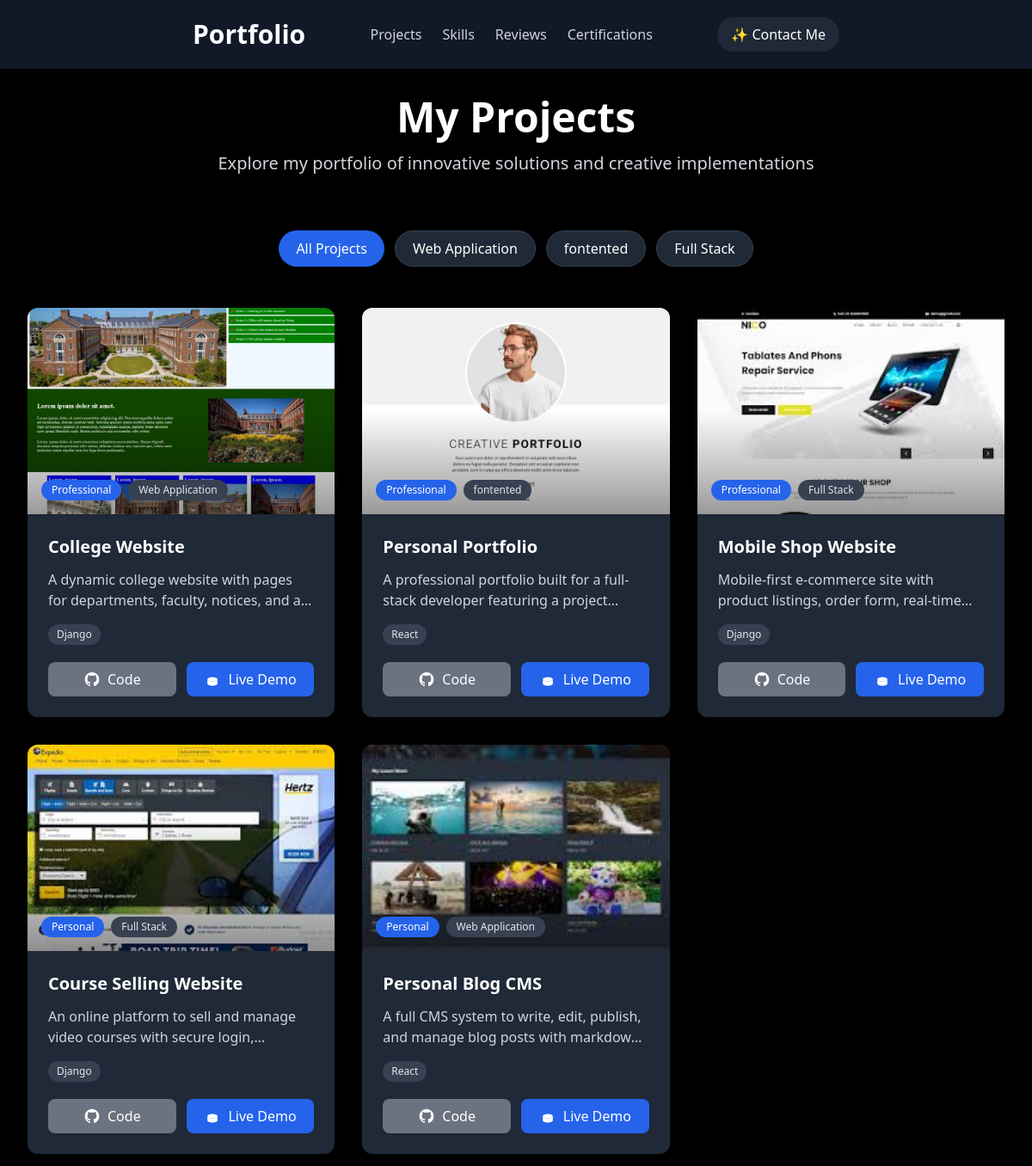
The app's page /projects/ (upper part), older data.
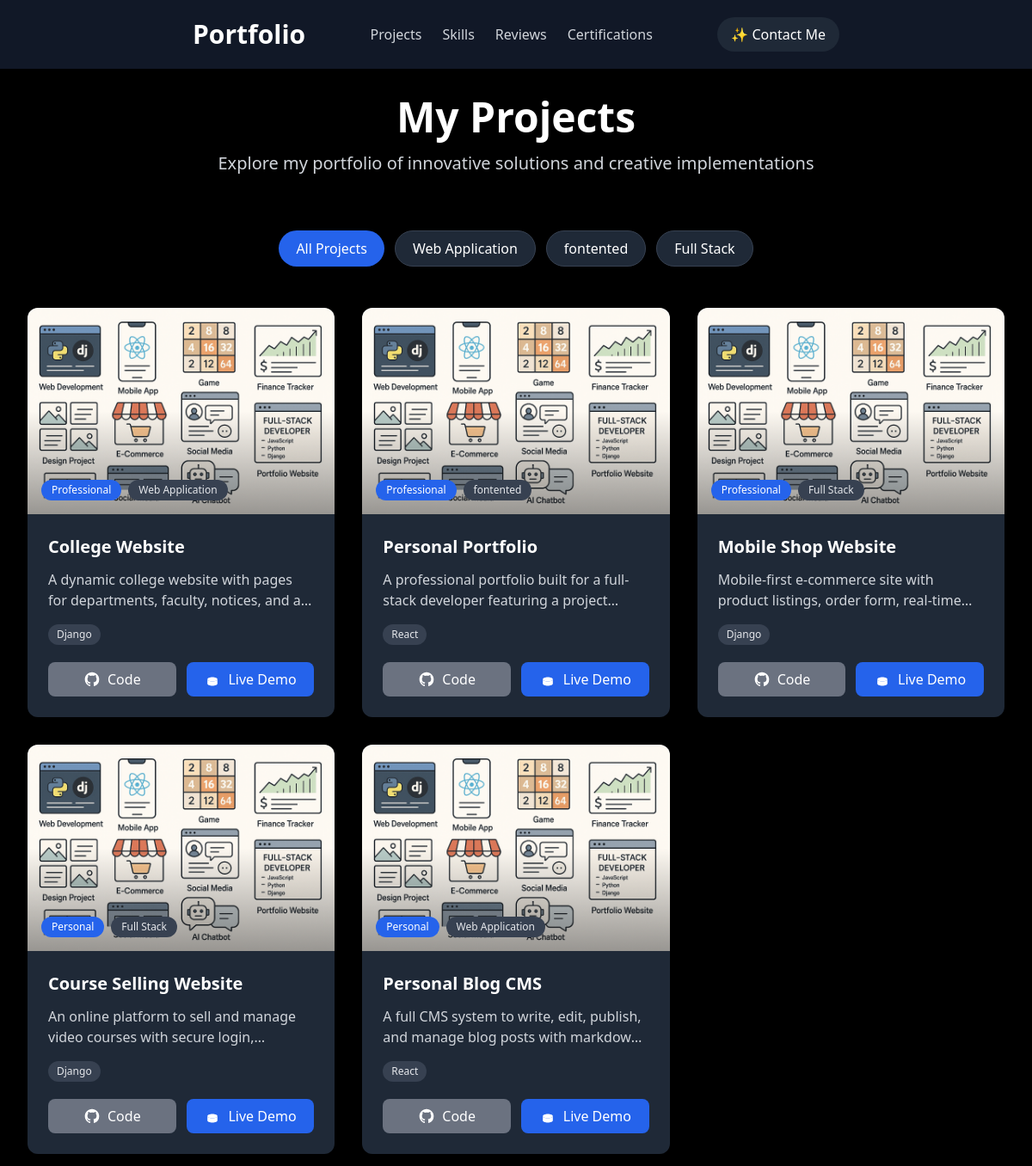
The same page, newer data.
### pages/models.py (models this page shows, shortened)
class Project(models.Model):
    project_name = models.CharField(max_length=200)
    project_type = models.CharField(max_length=20, choices=[('personal', 'Personal'), ('professional', 'Professional')])
    category = models.CharField(max_length=100)
    description = models.TextField()
    image = models.ImageField(upload_to='projects/')
    github_link = models.URLField(blank=True, null=True , default='https://twitter.com/')
    preview_link = models.URLField(blank=True, null=True, default='https://twitter.com/')
    skills_used = models.ManyToManyField(All_Skills, blank=True)

### pages/views.py (the view)
# urls.py: path('projects/', views.projects, name='projects_list'),
def projects(request):
    project_list = Project.objects.all()
    categories = Project.objects.values_list('category', flat=True).distinct()
    context = {
        'projects': project_list,
        'categories': categories,
    }
    return render(request, 'project.html', context)

### templates/project.html (shortened to what the changed rows need)
{% extends "base.html" %}
{% block content %}
<section class="py-12 px-4 sm:px-6 lg:px-8 max-w-7xl mx-auto mt-16">
    <div class="text-center mb-16">
        <h1 class="text-5xl font-bold text-white mb-4">My Projects</h1>
    </div>
    <div class="grid grid-cols-1 md:grid-cols-2 lg:grid-cols-3 gap-8">
        {% for project in projects %}
        <div class="project-card group relative bg-gray-800 rounded-xl shadow-lg hover:shadow-2xl transition-all duration-300 overflow-hidden"
             data-categories="category-{{ project.category|slugify }}"
             data-types="type-{{ project.project_type }}">
            <a href="{% url 'project_detail' project.id %}" class="block">
                <div class="relative h-60 overflow-hidden">
                    <img src="{{ project.image.url }}" alt="{{ project.name }}" class="w-full h-full object-cover group-hover:scale-105 transition-transform duration-500">
                    <div class="absolute inset-0 bg-gradient-to-t from-black/40 via-transparent to-transparent"></div>
                    <div class="absolute bottom-4 left-4 flex gap-2">
                        <span class="px-3 py-1 text-xs font-medium rounded-full bg-blue-600 text-white">
                            {{ project.get_project_type_display }}
                        </span>
                        <span class="px-3 py-1 text-xs font-medium rounded-full bg-gray-700 text-gray-200">
                            {{ project.category }}
                        </span>
                    </div>
                </div>
            </a>
            <div class="p-6">
                <a href="{% url 'project_detail' project.id %}" class="block mb-3">
                    <h3 class="text-xl font-bold text-white group-hover:text-blue-600 dark:group-hover:text-blue-400 transition-colors">
                        {{ project.project_name }}
                    </h3>
                </a>
                <p class="text-gray-300 mb-4 line-clamp-2">
                    {{ project.description }}
                </p>
                <div class="mb-5 flex flex-wrap gap-2">
                    {% for skill in project.skills_used.all %}
                    <span class="inline-flex items-center gap-1.5 px-2.5 py-1 text-xs font-medium rounded-full bg-gray-700 text-gray-200">
                        {{ skill.skills_name }}
                    </span>
                    {% endfor %}
                </div>
                <div class="flex gap-3">
                    {% if project.github_link %}
                    <a href="{{ project.github_link }}" target="_blank" class="flex-1 inline-flex justify-center items-center gap-2 px-4 py-2 bg-gray-500 hover:bg-gray-700 text-white rounded-lg transition-colors">
                        <span>Code</span>
                    </a>
                    {% endif %}
                    {% if project.preview_link %}
                    <a href="{{ project.preview_link }}" target="_blank" class="flex-1 inline-flex justify-center items-center gap-2 px-4 py-2 bg-blue-600 hover:bg-blue-700 text-white rounded-lg transition-colors">
                        <svg class="w-5 h-5" fill="currentColor" viewBox="0 0 24 24">
                            <path d="M12 15c3.866 0 7-1.343 7-3s-3.134-3-7-3-7 1.343-7 3 3.134 3 7 3z" />
                            <path d="M12 15c3.866 0 7-1.343 7-3v6c0 1.657-3.134 3-7 3s-7-1.343-7-3v-6c0 1.657 3.134 3 7 3z" />
                        </svg>
                        <span>Live Demo</span>
                    </a>
                    {% endif %}
                </div>
            </div>
        </div>
        {% endfor %}
    </div>
</section>
{% endblock %}

Row changes from the older to the newer data that the page shows:
changed Project "College Website": image: a different picture
changed Project "Personal Portfolio": image: a different picture
changed Project "Mobile Shop Website": image: a different picture
changed Project "Course Selling Website": image: a different picture
changed Project "Personal Blog CMS": image: a different picture
